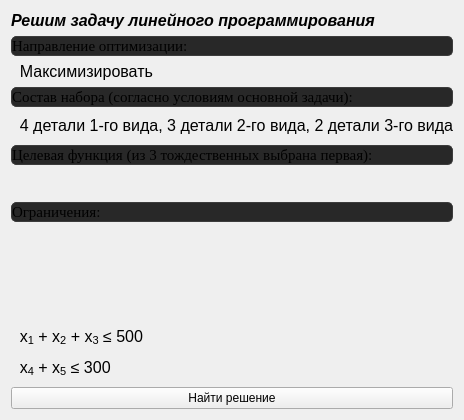
     <widget class="QWidget" name="tab_lp">
      <attribute name="title">
       <string>Решение</string>
      </attribute>
      <layout class="QVBoxLayout" name="vl_lp">
       <item>
        <widget class="QLabel" name="l_lp_title">
         <property name="sizePolicy">
          <sizepolicy hsizetype="Preferred" vsizetype="Fixed">
           <horstretch>0</horstretch>
           <verstretch>0</verstretch>
          </sizepolicy>
         </property>
         <property name="font">
          <font>
           <pointsize>12</pointsize>
           <italic>true</italic>
           <bold>true</bold>
          </font>
         </property>
         <property name="text">
          <string>Решим задачу линейного программирования</string>
         </property>
         <property name="alignment">
          <set>Qt::AlignmentFlag::AlignLeading|Qt::AlignmentFlag::AlignLeft|Qt::AlignmentFlag::AlignVCenter</set>
         </property>
        </widget>
       </item>
       <item>
        <widget class="QLabel" name="l_lp_text_1">
         <property name="sizePolicy">
          <sizepolicy hsizetype="Preferred" vsizetype="Minimum">
           <horstretch>0</horstretch>
           <verstretch>0</verstretch>
          </sizepolicy>
         </property>
         <property name="font">
          <font>
           <family>Times New Roman</family>
           <pointsize>11</pointsize>
          </font>
         </property>
         <property name="styleSheet">
          <string notr="true">border:1px solid rgb(60,60,60);border-radius:5px;background:rgb(40,40,40)</string>
         </property>
         <property name="text">
          <string>Направление оптимизации:</string>
         </property>
         <property name="alignment">
          <set>Qt::AlignmentFlag::AlignJustify|Qt::AlignmentFlag::AlignVCenter</set>
         </property>
         <property name="wordWrap">
          <bool>true</bool>
         </property>
         <property name="margin">
          <number>6</number>
         </property>
        </widget>
       </item>
       <item>
        <widget class="QLabel" name="l_lp_sense">
         <property name="sizePolicy">
          <sizepolicy hsizetype="Preferred" vsizetype="Fixed">
           <horstretch>0</horstretch>
           <verstretch>0</verstretch>
          </sizepolicy>
         </property>
         <property name="font">
          <font>
           <family>Segoe UI</family>
           <pointsize>12</pointsize>
           <bold>false</bold>
          </font>
         </property>
         <property name="text">
          <string>&lt;html&gt;&lt;head/&gt;&lt;body&gt;&lt;p&gt;&amp;nbsp; Максимизировать&lt;/p&gt;&lt;/body&gt;&lt;/html&gt;</string>
         </property>
         <property name="alignment">
          <set>Qt::AlignmentFlag::AlignLeading|Qt::AlignmentFlag::AlignLeft|Qt::AlignmentFlag::AlignVCenter</set>
         </property>
         <property name="margin">
          <number>4</number>
         </property>
        </widget>
       </item>
       <item>
        <widget class="QLabel" name="l_lp_text_4">
         <property name="sizePolicy">
          <sizepolicy hsizetype="Preferred" vsizetype="Minimum">
           <horstretch>0</horstretch>
           <verstretch>0</verstretch>
          </sizepolicy>
         </property>
         <property name="font">
          <font>
           <family>Times New Roman</family>
           <pointsize>11</pointsize>
          </font>
         </property>
         <property name="styleSheet">
          <string notr="true">border:1px solid rgb(60,60,60);border-radius:5px;background:rgb(40,40,40)</string>
         </property>
         <property name="text">
          <string>Состав набора (согласно условиям основной задачи):</string>
         </property>
         <property name="alignment">
          <set>Qt::AlignmentFlag::AlignJustify|Qt::AlignmentFlag::AlignVCenter</set>
         </property>
         <property name="wordWrap">
          <bool>true</bool>
         </property>
         <property name="margin">
          <number>6</number>
         </property>
        </widget>
       </item>
       <item>
        <widget class="QLabel" name="l_lp_details_set">
         <property name="sizePolicy">
          <sizepolicy hsizetype="Preferred" vsizetype="Expanding">
           <horstretch>0</horstretch>
           <verstretch>0</verstretch>
          </sizepolicy>
         </property>
         <property name="font">
          <font>
           <family>Segoe UI</family>
           <pointsize>12</pointsize>
           <bold>false</bold>
          </font>
         </property>
         <property name="text">
          <string>&lt;html&gt;&lt;head/&gt;&lt;body&gt;&lt;p&gt;&amp;nbsp; 4 детали 1-го вида, 3 детали 2-го вида, 2 детали 3-го вида&lt;/p&gt;&lt;/body&gt;&lt;/html&gt;</string>
         </property>
         <property name="alignment">
          <set>Qt::AlignmentFlag::AlignLeading|Qt::AlignmentFlag::AlignLeft|Qt::AlignmentFlag::AlignVCenter</set>
         </property>
         <property name="margin">
          <number>4</number>
         </property>
        </widget>
       </item>
       <item>
        <widget class="QLabel" name="l_lp_text_2">
         <property name="sizePolicy">
          <sizepolicy hsizetype="Preferred" vsizetype="Minimum">
           <horstretch>0</horstretch>
           <verstretch>0</verstretch>
          </sizepolicy>
         </property>
         <property name="font">
          <font>
           <family>Times New Roman</family>
           <pointsize>11</pointsize>
          </font>
         </property>
         <property name="styleSheet">
          <string notr="true">border:1px solid rgb(60,60,60);border-radius:5px;background:rgb(40,40,40)</string>
         </property>
         <property name="text">
          <string>Целевая функция (из 3 тождественных выбрана первая):</string>
         </property>
         <property name="alignment">
          <set>Qt::AlignmentFlag::AlignJustify|Qt::AlignmentFlag::AlignVCenter</set>
         </property>
         <property name="wordWrap">
          <bool>true</bool>
         </property>
         <property name="margin">
          <number>6</number>
         </property>
        </widget>
       </item>
       <item>
        <widget class="QLabel" name="l_lp_obj_func">
         <property name="sizePolicy">
          <sizepolicy hsizetype="Preferred" vsizetype="Expanding">
           <horstretch>0</horstretch>
           <verstretch>0</verstretch>
          </sizepolicy>
         </property>
         <property name="font">
          <font>
           <family>Segoe UI</family>
           <pointsize>12</pointsize>
           <bold>false</bold>
          </font>
         </property>
         <property name="text">
          <string/>
         </property>
         <property name="alignment">
          <set>Qt::AlignmentFlag::AlignLeading|Qt::AlignmentFlag::AlignLeft|Qt::AlignmentFlag::AlignVCenter</set>
         </property>
         <property name="margin">
          <number>4</number>
         </property>
        </widget>
       </item>
       <item>
        <widget class="QLabel" name="l_lp_text_3">
         <property name="sizePolicy">
          <sizepolicy hsizetype="Preferred" vsizetype="Minimum">
           <horstretch>0</horstretch>
           <verstretch>0</verstretch>
          </sizepolicy>
         </property>
         <property name="font">
          <font>
           <family>Times New Roman</family>
           <pointsize>11</pointsize>
          </font>
         </property>
         <property name="styleSheet">
          <string notr="true">border:1px solid rgb(60,60,60);border-radius:5px;background:rgb(40,40,40)</string>
         </property>
         <property name="text">
          <string>Ограничения:</string>
         </property>
         <property name="alignment">
          <set>Qt::AlignmentFlag::AlignJustify|Qt::AlignmentFlag::AlignVCenter</set>
         </property>
         <property name="wordWrap">
          <bool>true</bool>
         </property>
         <property name="margin">
          <number>6</number>
         </property>
        </widget>
       </item>
       <item>
        <widget class="QLabel" name="l_lp_constraints_details_1">
         <property name="sizePolicy">
          <sizepolicy hsizetype="Preferred" vsizetype="Expanding">
           <horstretch>0</horstretch>
           <verstretch>0</verstretch>
          </sizepolicy>
         </property>
         <property name="font">
          <font>
           <family>Segoe UI</family>
           <pointsize>12</pointsize>
           <bold>false</bold>
          </font>
         </property>
         <property name="alignment">
          <set>Qt::AlignmentFlag::AlignLeading|Qt::AlignmentFlag::AlignLeft|Qt::AlignmentFlag::AlignVCenter</set>
         </property>
         <property name="margin">
          <number>4</number>
         </property>
        </widget>
       </item>
       <item>
        <widget class="QLabel" name="l_lp_constraints_details_2">
         <property name="sizePolicy">
          <sizepolicy hsizetype="Preferred" vsizetype="Expanding">
           <horstretch>0</horstretch>
           <verstretch>0</verstretch>
          </sizepolicy>
         </property>
         <property name="font">
          <font>
           <family>Segoe UI</family>
           <pointsize>12</pointsize>
           <bold>false</bold>
          </font>
         </property>
         <property name="alignment">
          <set>Qt::AlignmentFlag::AlignLeading|Qt::AlignmentFlag::AlignLeft|Qt::AlignmentFlag::AlignVCenter</set>
         </property>
         <property name="margin">
          <number>4</number>
         </property>
        </widget>
       </item>
       <item>
        <widget class="QLabel" name="l_lp_constraints_details_3">
         <property name="sizePolicy">
          <sizepolicy hsizetype="Preferred" vsizetype="Expanding">
           <horstretch>0</horstretch>
           <verstretch>0</verstretch>
          </sizepolicy>
         </property>
         <property name="font">
          <font>
           <family>Segoe UI</family>
           <pointsize>12</pointsize>
           <bold>false</bold>
          </font>
         </property>
         <property name="alignment">
          <set>Qt::AlignmentFlag::AlignLeading|Qt::AlignmentFlag::AlignLeft|Qt::AlignmentFlag::AlignVCenter</set>
         </property>
         <property name="margin">
          <number>4</number>
         </property>
        </widget>
       </item>
       <item>
        <widget class="QLabel" name="l_lp_constraints_default_1">
         <property name="sizePolicy">
          <sizepolicy hsizetype="Preferred" vsizetype="Expanding">
           <horstretch>0</horstretch>
           <verstretch>0</verstretch>
          </sizepolicy>
         </property>
         <property name="font">
          <font>
           <family>Segoe UI</family>
           <pointsize>12</pointsize>
           <bold>false</bold>
          </font>
         </property>
         <property name="text">
          <string>&lt;html&gt;&lt;head/&gt;&lt;body&gt;&lt;p&gt;  x&lt;span style=&quot; vertical-align:sub;&quot;&gt;1&lt;/span&gt; + x&lt;span style=&quot; vertical-align:sub;&quot;&gt;2&lt;/span&gt; + x&lt;span style=&quot; vertical-align:sub;&quot;&gt;3&lt;/span&gt; ≤ 500&lt;/p&gt;&lt;/body&gt;&lt;/html&gt;</string>
         </property>
         <property name="alignment">
          <set>Qt::AlignmentFlag::AlignLeading|Qt::AlignmentFlag::AlignLeft|Qt::AlignmentFlag::AlignVCenter</set>
         </property>
         <property name="margin">
          <number>4</number>
         </property>
        </widget>
       </item>
       <item>
        <widget class="QLabel" name="l_lp_constraints_default_2">
         <property name="sizePolicy">
          <sizepolicy hsizetype="Preferred" vsizetype="Expanding">
           <horstretch>0</horstretch>
           <verstretch>0</verstretch>
          </sizepolicy>
         </property>
         <property name="font">
          <font>
           <family>Segoe UI</family>
           <pointsize>12</pointsize>
           <bold>false</bold>
          </font>
         </property>
         <property name="text">
          <string>&lt;html&gt;&lt;head/&gt;&lt;body&gt;&lt;p&gt;  x&lt;span style=&quot; vertical-align:sub;&quot;&gt;4&lt;/span&gt; + x&lt;span style=&quot; vertical-align:sub;&quot;&gt;5&lt;/span&gt; ≤ 300&lt;/p&gt;&lt;/body&gt;&lt;/html&gt;</string>
         </property>
         <property name="alignment">
          <set>Qt::AlignmentFlag::AlignLeading|Qt::AlignmentFlag::AlignLeft|Qt::AlignmentFlag::AlignVCenter</set>
         </property>
         <property name="margin">
          <number>4</number>
         </property>
        </widget>
       </item>
       <item>
        <widget class="QPushButton" name="pb_lp_solve">
         <property name="text">
          <string>Найти решение</string>
         </property>
        </widget>
       </item>
      </layout>
     </widget>
